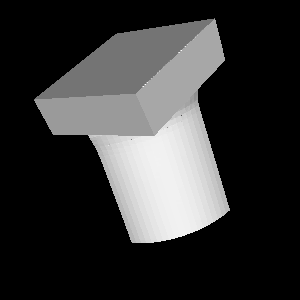

Recreate this plot in Python.
#!/usr/bin/env python

# Read an Exodus file, clip with TableBasedClipDataSet, write to IOSS, read back, and render.

import glob
import os
import tempfile

import vtkmodules.vtkInteractionStyle  # noqa: F401
import vtkmodules.vtkRenderingFreeType  # noqa: F401
import vtkmodules.vtkRenderingOpenGL2  # noqa: F401

from vtkmodules.vtkCommonDataModel import vtkPlane
from vtkmodules.vtkFiltersGeneral import vtkTableBasedClipDataSet
from vtkmodules.vtkFiltersGeometry import vtkDataSetSurfaceFilter
from vtkmodules.vtkIOIOSS import (
    vtkIOSSReader,
    vtkIOSSWriter,
)
from vtkmodules.vtkRenderingCore import (
    vtkActor,
    vtkCompositePolyDataMapper,
    vtkRenderWindow,
    vtkRenderWindowInteractor,
    vtkRenderer,
)

# Source
data_dir = os.environ.get("VPE_DATA_DIR", os.path.dirname(os.path.abspath(__file__)))
temp_dir = tempfile.mkdtemp()
output_file = os.path.join(temp_dir, "clip.ex2")

# Read the source Exodus file
reader_0 = vtkIOSSReader()
reader_0.SetFileName(os.path.join(data_dir, "Exodus", "can.e.4", "can.e.4.0"))
reader_0.SetGroupNumericVectorFieldComponents(True)
reader_0.UpdateInformation()
reader_0.GetElementBlockSelection().EnableAllArrays()
reader_0.GetNodeSetSelection().EnableAllArrays()
reader_0.GetSideSetSelection().EnableAllArrays()

# Clip with a plane
clip_plane = vtkPlane()
clip_plane.SetNormal(1, 0, 0)
clip_plane.SetOrigin(0.21706008911132812, 4, -5.110947132110596)

clip_filter = vtkTableBasedClipDataSet()
clip_filter.SetClipFunction(clip_plane)
clip_filter.SetInputConnection(reader_0.GetOutputPort())

# Write the clipped data
ioss_writer = vtkIOSSWriter()
ioss_writer.SetFileName(output_file)
ioss_writer.SetInputConnection(clip_filter.GetOutputPort())
ioss_writer.Write()

# Read the written file back
ioss_reader = vtkIOSSReader()
ioss_reader.SetFileName(output_file)
ioss_reader.ReadAllFilesToDetermineStructureOn()
ioss_reader.SetGroupNumericVectorFieldComponents(True)
ioss_reader.GetElementBlockSelection().EnableAllArrays()
ioss_reader.GetNodeSetSelection().EnableAllArrays()
ioss_reader.GetSideSetSelection().EnableAllArrays()
ioss_reader.UpdateInformation()
ioss_reader.UpdateTimeStep(0.00100001)

# Extract surface
surface_filter = vtkDataSetSurfaceFilter()
surface_filter.SetInputDataObject(ioss_reader.GetOutputDataObject(0))

# Mapper
surface_mapper = vtkCompositePolyDataMapper()
surface_mapper.SetInputConnection(surface_filter.GetOutputPort())

# Actor
actor = vtkActor()
actor.SetMapper(surface_mapper)

# Renderer
renderer = vtkRenderer()
renderer.AddActor(actor)

# Render window
render_window = vtkRenderWindow()
render_window.AddRenderer(renderer)
render_window.SetWindowName("ioss exodus writer clip")
render_window.SetMultiSamples(0)
render_window.SetSize(300, 300)

# Interactor
interactor = vtkRenderWindowInteractor()
interactor.SetRenderWindow(render_window)

# Scene
camera = renderer.GetActiveCamera()
camera.SetPosition(10.0, 10.0, 5.0)
camera.SetViewUp(0.0, 0.4, 1.0)
renderer.ResetCamera()

interactor.Initialize()
interactor.Start()

# Clean up temp files
for f in glob.glob(os.path.join(temp_dir, "*")):
    os.remove(f)
os.rmdir(temp_dir)
